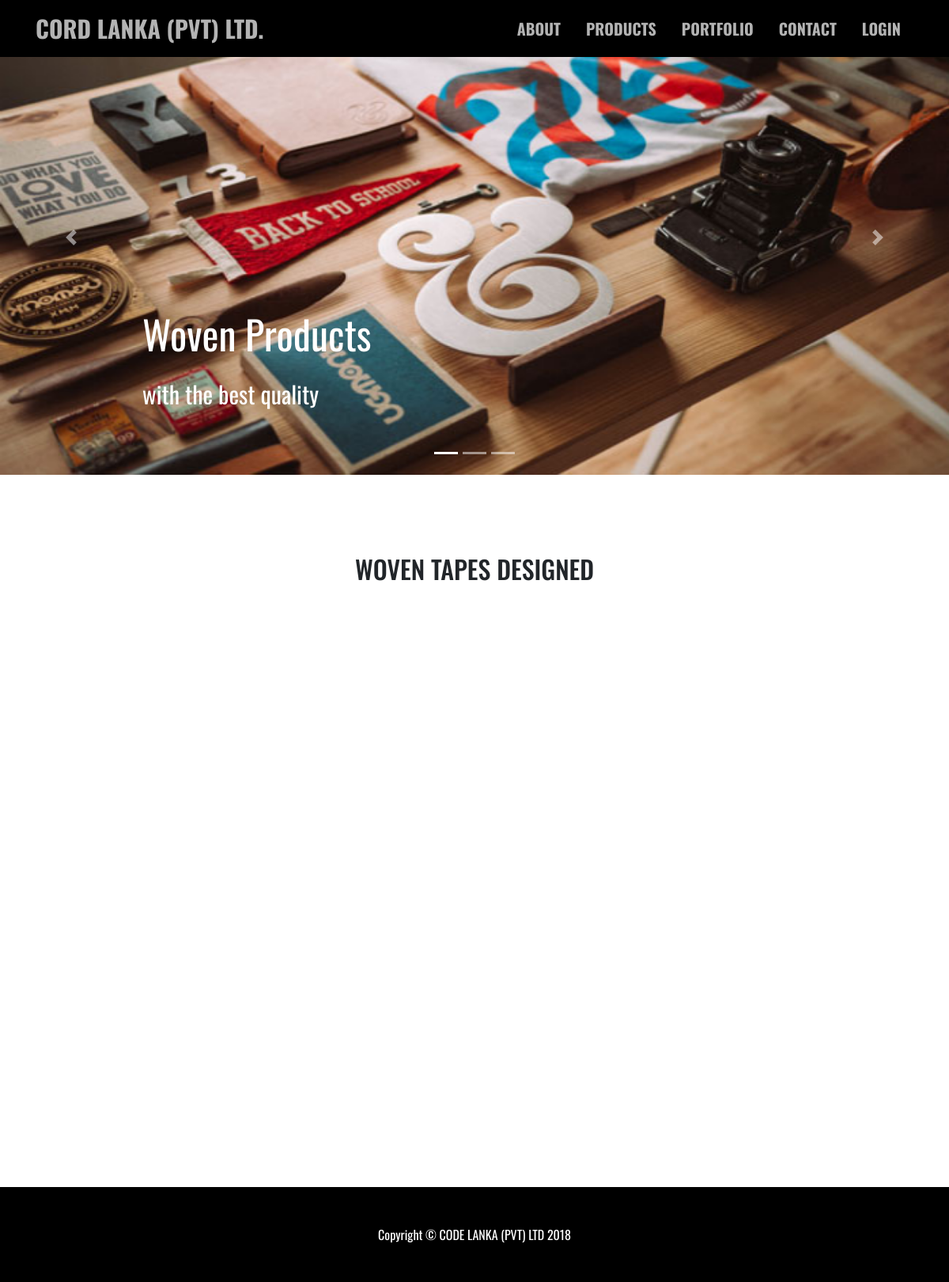
The app's page /index.php/products/woven_tapes, older data.
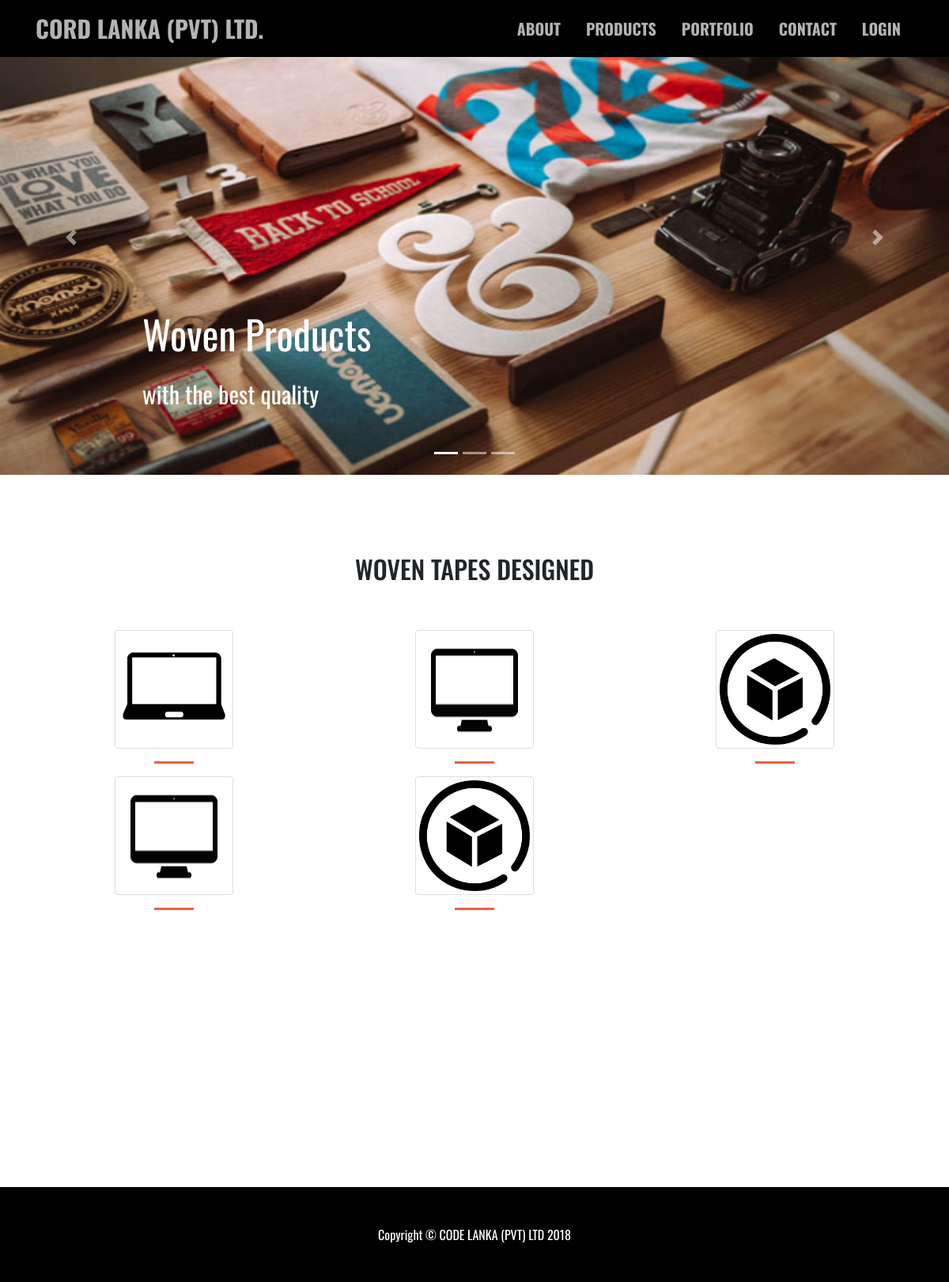
The same page, newer data.
### tables this page shows
CREATE TABLE `products` (
  `product_id` int(11) NOT NULL,
  `category_id` int(5) NOT NULL,
  `category_name` varchar(30) NOT NULL,
  `product_name` varchar(50) NOT NULL,
  `image` varchar(100) NOT NULL
);

### application/controllers/Products.php (called while the page is built, shortened)
<?php
class Products extends CI_Controller {
	public function __construct()
	{
		$this->load->model('Products_model');
	}
	public function woven_tapes()
	{
		$this->load->view('includes/woven_corausel');
        $this->load->library('pagination');
        $config['base_url'] = 'http://localhost/Projects/CodeLanka/Products/woven_tapes';
        $config['total_rows'] = $this->Products_model->get_woven_count();
        $config['per_page'] = 6;
        $config['uri_segment'] = 3;
		$config['attributes'] = array('class' => 'page-link');
		$config['first_link'] = 'First';
		$config['last_link'] = 'Last';
		$config['first_tag_open'] = '<li class="page-item">';
		$config['first_tag_close'] = '</li>';
		$config['prev_link'] = '&laquo';
		$config['prev_tag_open'] = '<li class="prev">';
		$config['prev_tag_close'] = '</li>';
		$config['next_link'] = '&raquo';
		$config['next_tag_open'] = '<li class="page-item">';
		$config['next_tag_close'] = '</li>';
		$config['last_tag_open'] = '<li class="page-item">';
		$config['last_tag_close'] = '</li>';
		$config['cur_tag_open'] = '<li class="page-item active"><a href="#" class="page-link">';
		$config['cur_tag_close'] = '<span class="sr-only">(current)</span></a></li>';
		$config['num_tag_open'] = '<li class="page-item">';
		$config['num_tag_close'] = '</li>';
        $page = ($this->uri->segment(3)) ? $this->uri->segment(3) : 0;
        $this->pagination->initialize($config);
        $data['link'] = $this->pagination->create_links();
        $data['woven'] = $this->Products_model->woven_tapes_pagination($config['per_page'], $page);
		$this->load->view('woven_tapes', $data);
		$this->load->view('includes/footer');
	}
}

### index.php (called while the page is built, shortened)
<?php
require_once BASEPATH.'core/CodeIgniter.php';

### application/models/Products_model.php (called while the page is built, shortened)
<?php if ( ! defined('BASEPATH')) exit('No direct script access allowed');
class Products_model extends CI_Model {
	public function get_woven_count()
	{
        $this->db->where('category_name', 'woven tapes');
        $query = $this->db->get('products');
        return $query->num_rows();
	}
	public function woven_tapes_pagination($limit, $start)
	{
        $this->db->select('*');
        $this->db->from('products');
        $this->db->order_by('product_id','DESC');
        $this->db->where('category_name', 'woven tapes');
        $this->db->limit($limit, $start);
        $query = $this->db->get();
        return $result = $query->result();
    }
}

### application/views/woven_tapes.php (the view, shortened to what this page needs)
<?php if ($this->session->userdata('loggedin')) {
  include 'includes/loggedin_header.php';
}
else{
   include 'includes/inner_header.php';
}
?>
<div class="container" style="margin-top: 100px;min-height: 800px;">
	<div class="row">
		<br><div class="col-lg-12"><h2 class="text-center">WOVEN TAPES DESIGNED</h2></div><br><br><br>
	</div><br>
	<div class="row">
		<?php foreach ($woven as $item) : ?>
			<div class="col-lg-4">
				<center><img style="width: 150px;height: 150px;" src="<?php echo base_url() ?>/assets/img/products/<?php echo $item->image?>" class="img-thumbnail"></center><hr>
			</div>
		<?php endforeach; ?>
	</div>
	<br>
<br><br><br>
	<div class="row">
	</div>
	<br>
</div>

Row changes from the older to the newer data that the page shows:
now on this page (row edited): products: image (picture)
now on this page (row edited): products: image (picture)
now on this page (row edited): products: image (picture)
now on this page (row edited): products: image (picture)
now on this page (row edited): products: image (picture)
